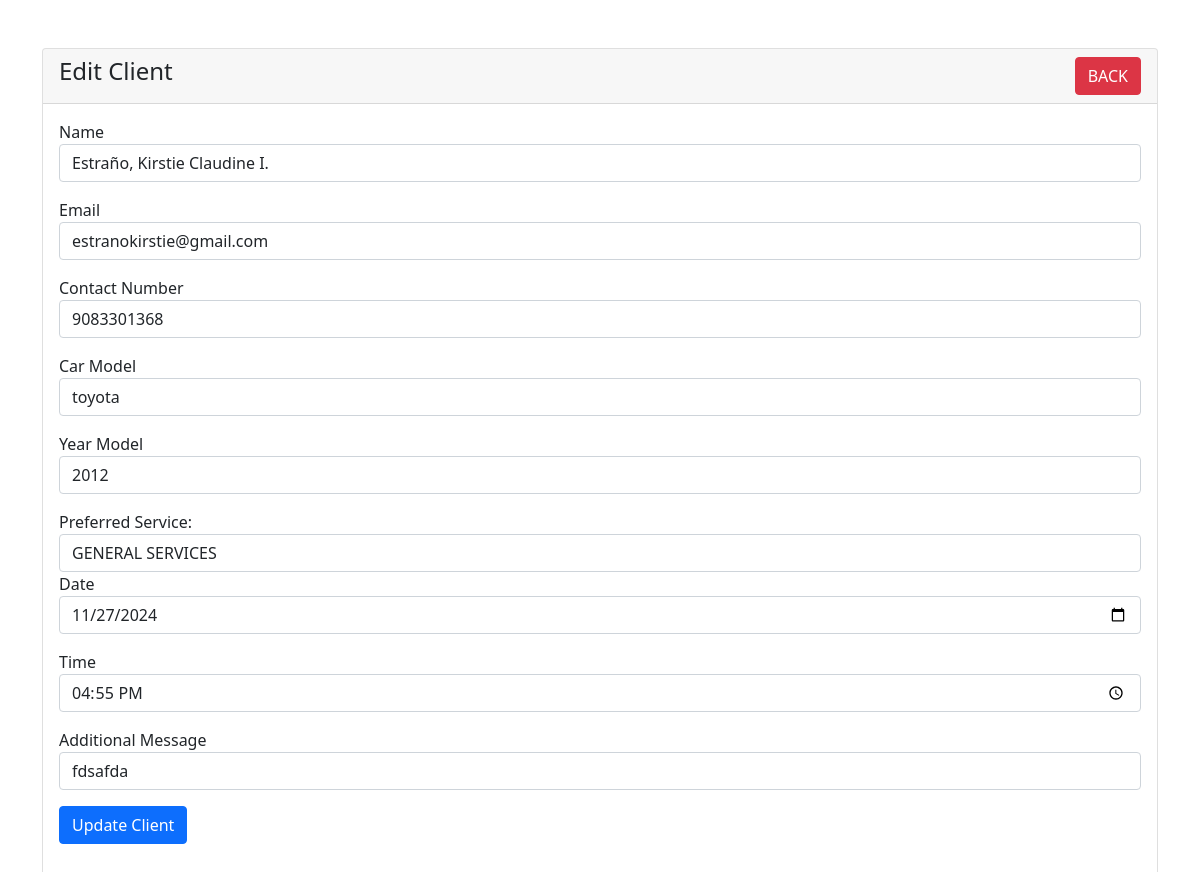
Page /admin_clientedit.php?id=15 on the committed database.
### tables this page shows
CREATE TABLE `appointments` (
  `id` int(11) NOT NULL,
  `name` varchar(255) NOT NULL,
  `email` varchar(255) NOT NULL,
  `contact_number` varchar(255) NOT NULL,
  `car_model` varchar(255) NOT NULL,
  `year_model` int(11) NOT NULL,
  `preferred_service` varchar(255) NOT NULL,
  `date` date NOT NULL,
  `time` time NOT NULL,
  `additional_message` text NOT NULL,
  `status` varchar(255) NOT NULL
);

### admin_clientedit.php (the view, shortened to what this page needs)
<?php
include 'conn.php';
if (isset($_GET['id'])) {
    $client_id = mysqli_real_escape_string($conn, $_GET['id']);
    $query = "SELECT * FROM appointments WHERE id='$client_id'";
    $query_run = mysqli_query($conn, $query);
    if (mysqli_num_rows($query_run) > 0) {
        $client = mysqli_fetch_array($query_run);
?>
<!doctype html>
<html lang="en">
<head>
    <link href="https://cdn.jsdelivr.net/npm/bootstrap@5.1.3/dist/css/bootstrap.min.css" rel="stylesheet">
</head>
<body>
    <div class="container mt-5">
        <div class="row">
            <div class="col-md-12">
                <div class="card">
                    <div class="card-header">
                        <h4>Edit Client
                            <a href="dashboard.php" class="btn btn-danger float-end">BACK</a>
                        </h4>
                    </div>
                    <div class="card-body">
                        <form action="dashboard_update_client.php" method="POST">
                            <div class="mb-3">
                                <label>Name</label>
                                <input type="text" name="name" class="form-control" value="<?= $client['name'] ?>">
                            </div>
                            <div class="mb-3">
                                <label>Email</label>
                                <input type="email" name="email" class="form-control" value="<?= $client['email'] ?>">
                            </div>
                            <div class="mb-3">
                                <label>Contact Number</label>
                                <input type="number" name="contact_number" class="form-control" value="<?= $client['contact_number'] ?>">
                            </div>
                            <div class="mb-3">
                                <label>Car Model</label>
                                <input type="text" name="car_model" class="form-control" value="<?= $client['car_model'] ?>">
                            </div>
                            <div class="mb-3">
                                <label>Year Model</label>
                                <input type="text" name="year_model" class="form-control" value="<?= $client['year_model'] ?>">
                            </div>
                            <div class="form__group">
                                <label for="service">Preferred Service:</label>
                                <select id="service" name="preferred_service" class="form-control">
                                    <option value="general" <?= $client['preferred_service'] == 'general' ? 'selected' : '' ?>>GENERAL SERVICES</option>
                                </select>
                            </div>
                            <div class="mb-3">
                                <label>Date</label>
                                <input type="date" name="date" class="form-control" value="<?= $client['date'] ?>">
                            </div>
                            <div class="mb-3">
                                <label>Time</label>
                                <input type="time" name="time" class="form-control" value="<?= $client['time'] ?>">
                            </div>
                            <div class="mb-3">
                                <label>Additional Message</label>
                                <input type="text" name="additional_message" class="form-control" value="<?= $client['additional_message'] ?>">
                            </div>
                            <div class="mb-3">
                                <button type="submit" name="dashboard_update_client.php" class="btn btn-primary">Update Client</button>
                            </div>
                        </form>
                    </div>
                </div>
            </div>
        </div>
    </div>
</body>
</html>
<?php
    } else {
        echo "<h4>No Such Id Found</h4>";
    }
}
?>

### rows in the picture
appointments: name "Estraño, Kirstie Claudine I.", email "estranokirstie@gmail.com", contact_number "9083301368", car_model "toyota", year_model "2012", preferred_service "GENERAL SERVICES", date "11/27/2024", time "16:55:00", additional_message "fdsafda"
